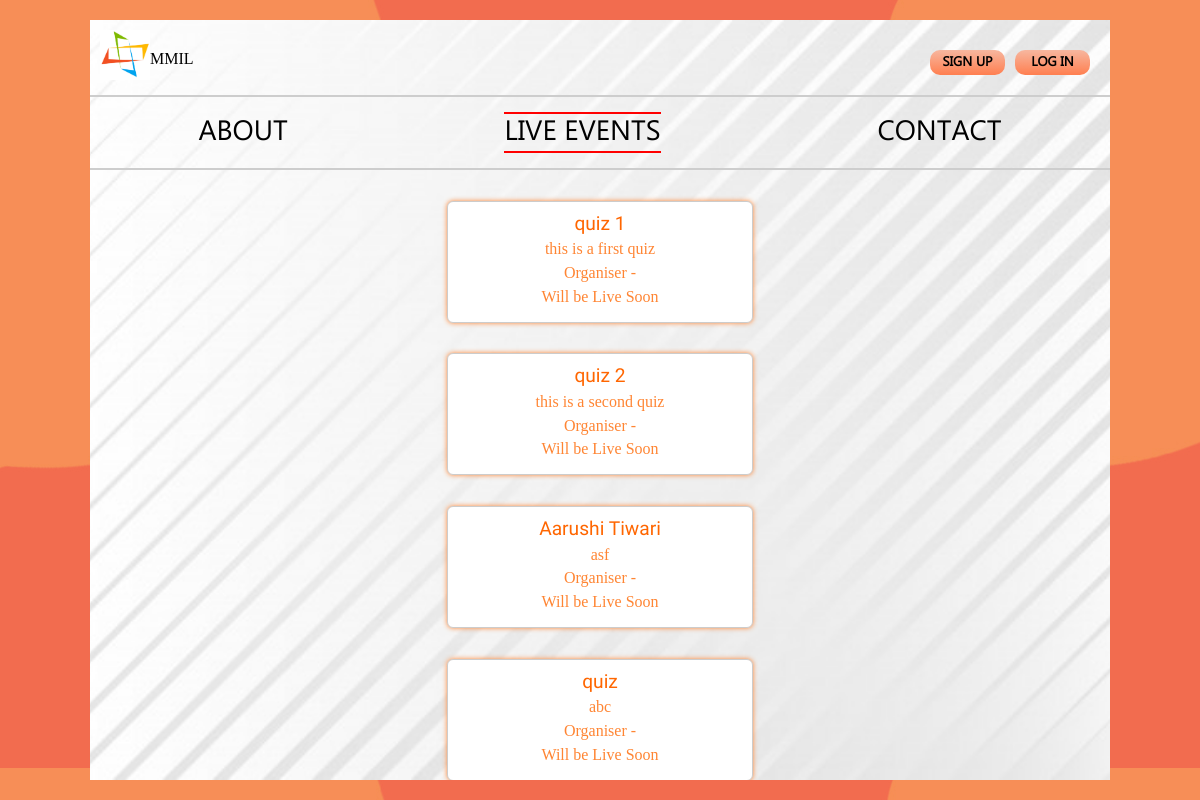
/events/, run on an earlier commit of the app's database.
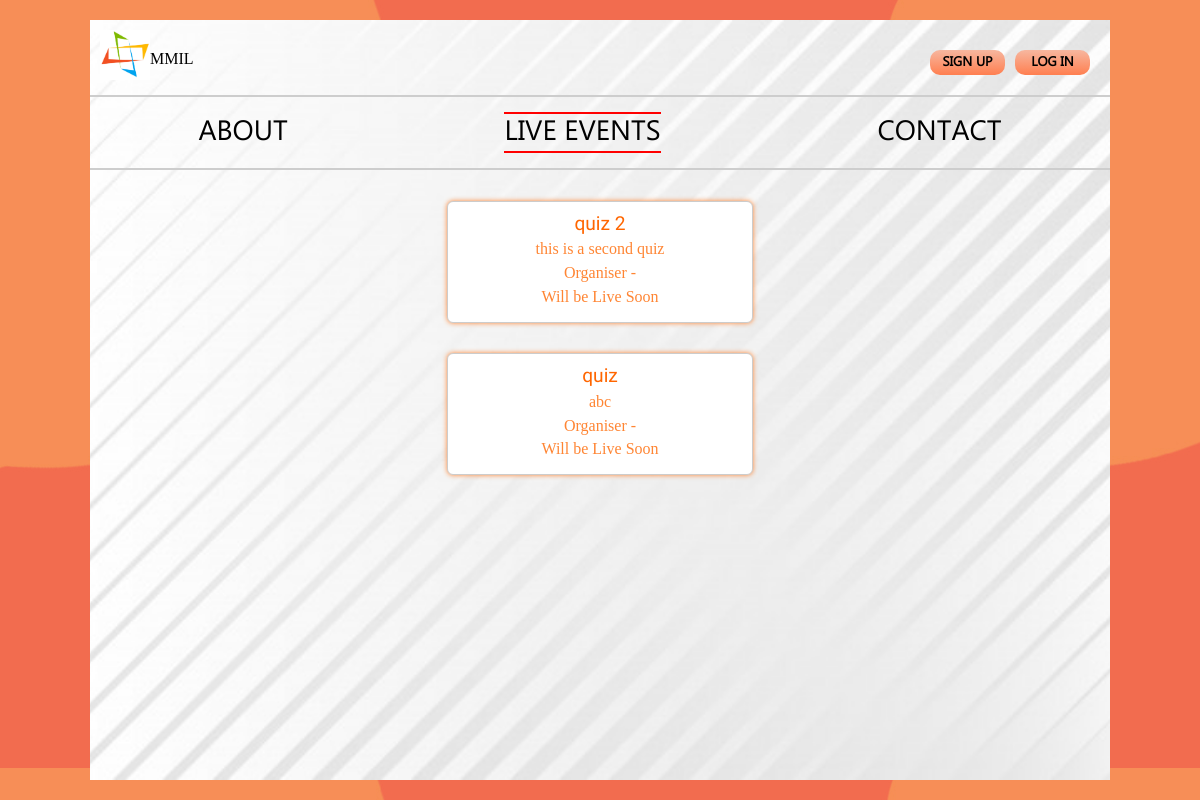
And on a later commit of the database.
### events/models.py (models this page shows, shortened)
class Event(models.Model):
	event_name = models.CharField(max_length=100, unique=True)
	event_description = models.TextField(blank=False)
	event_url = models.URLField(max_length=100,blank=True)
	event_start_date = models.DateField(default=timezone.now, blank=True)
	event_start_time = models.TimeField(default=datetime.time(00,00), blank=True)
	event_end_date = models.DateField(default=timezone.now, blank=True)
	event_end_time = models.TimeField(default=datetime.time(00,00), blank=True)

### quiz_portal/views.py (the view)
# urls.py: path('events/', events),
def events(request):
	E=Event.objects.all()
	try:
		org_user=OrganiserProfile.objects.get(organiser_name=request.user.username)
		if request.user.is_authenticated and org_user.organiser:
			org=True
	except:
		org=False
	now_time = datetime.datetime.now().strftime('%H:%M')
	now_date = datetime.datetime.now().date()
	context = {
		'eve':E,
		'organiser':org,
		'now':now_time,
		'now_d':now_date
	}
	return render(request,'events.html',context)

### templates/events.html (shortened to what this page needs)
{% load static %}
<!DOCTYPE html>
<html>
<head>
	<link rel="stylesheet" type="text/css" href="{% static 'css\dashboard.css' %}">
	<link rel="stylesheet" type="text/css" href="{% static 'css\events.css' %}">
	<link rel="stylesheet" href="https://use.fontawesome.com/releases/v5.5.0/css/all.css">
</head>
<body>
<div class="box">
	<div class="top">
		<img src="/static/img/mmil_logo.jpg" width="50px"><a href="/dashboard.html">MMIL</a>
		{% if request.user.is_authenticated %}
		<button onclick="logout()"class="button">Log Out</button>
		{% else %}
		<button onclick="login()">Log In</button>
		<button onclick="signup()">Sign Up</button>
		{% endif %}
	</div>
	<div class="center">
		{% if organiser %}
		<div class="info-1">
			<a href='/organiser' class="event">Dashboard</a>
		</div>
		{% else %}
		<div class="info-1">
			<a href='/' class="event">About</a>
		</div>
		{% endif %}
		<div class="info-1 active">
			<a href="/events" class="about">Live Events</a>
		</div>
		<div class="info-1">
			<a href='/contact' class="contact">contact</a>
		</div>
	</div>
	<div class="list">
	{% for i in eve %}
	<div class="events">
		<div class="header">{{ i.event_name }}</div>
		<p>{{ i.event_description }}</p>
		<p>Organiser - {{ organiser_name }}</p>
		{% if i.event_start_date == now_d and now >= i.event_start_time|time:"H:i" %}
			<p>Live</p>
		<form method="POST" action="/quiz/">
			{% csrf_token %}
			<div>
				<input type="hidden" name="event_name" value="{{ i.event_name }}">
				<input type="submit" name="nothing" value="Join Now">
			</div>
		</form>
		{% elif i.event_start_date > now_d %}
			<p>Will be Live Soon</p>
		{% elif i.event_end_time|time:"H:i" > now and i.event_start_date == now_d %}
			<p>Will be Live Soon</p>
		{% else %}
			<p>Event Expired</p>
		{% endif %}
	</div>
	{% endfor %}
</div>
</div>
</body>
</html>

### static/css/dashboard.css (style rules this page uses)
* { margin:0 ; padding: 0; box-sizing: border-box; }
html { height: 100%; }
body { background-image: url('/static/img/orange.jpg'); }
.box { background-image: url('/static/img/white_background_.jpg'); background-size: cover; background-repeat: no-repeat; background-position: center; position: absolute; left:50%; top: 50%; color: black; transform: translate(-50%,-50%); width:85%; height:95%; }
.top { margin:10px; }
.top button { font-family: mntl; font-weight: 600; cursor: pointer; float: right; margin-top:20px; margin-bottom:20px; margin-right:10px; width:75px; border-radius: 10px; border:none; height: 25px; outline: none; background-image: linear-gradient(to top,rgba(255,127,80,1),rgba(255,127,80,.5)); text-transform: uppercase; transition: 1s; }
.center { width: 100%; display: flex; justify-content: space-around; align-items: center; border-top:2px solid #cdcdcd; border-bottom: 2px solid #cdcdcd; height: 75px; }
.info-1 a { text-decoration: none; color:black; font-size: 28px; font-family: mntl; text-transform:uppercase; }
.box .top a { position: absolute; top:30px; text-decoration: none; color:black; font-family: arca; }
.info-1.active { border-top:2px solid red; border-bottom:2px solid red; color:red; }

### static/css/events.css (style rules this page uses)
.box { overflow-y: scroll; }
.events { position: relative; display: block; background-color: white; margin: 3% auto 0 auto; width: 30%; padding: 1%; color: #ff8533; border-radius: 6px; border:1px solid #cccccc; box-shadow: 0 0 5px #ff8533; text-align: center; transition:1s; }
.list { width: 100%; display: block; margin: 25px auto; }
.header { color: #ff6600; margin-bottom: 2%; font-family: work sans; font-weight: 500; font-size: 120%; }
p { margin-bottom: 2%; }
.box .top a { position: absolute; top:30px; text-decoration: none; color:black; font-family: arca; }

What changed in the data, as far as the page shows it:
removed Event: event_name "quiz 1", event_description "this is a first quiz", event_start_date "Will be Live Soon"
removed Event: event_name "Aarushi Tiwari", event_description "asf", event_start_date "Will be Live Soon"
